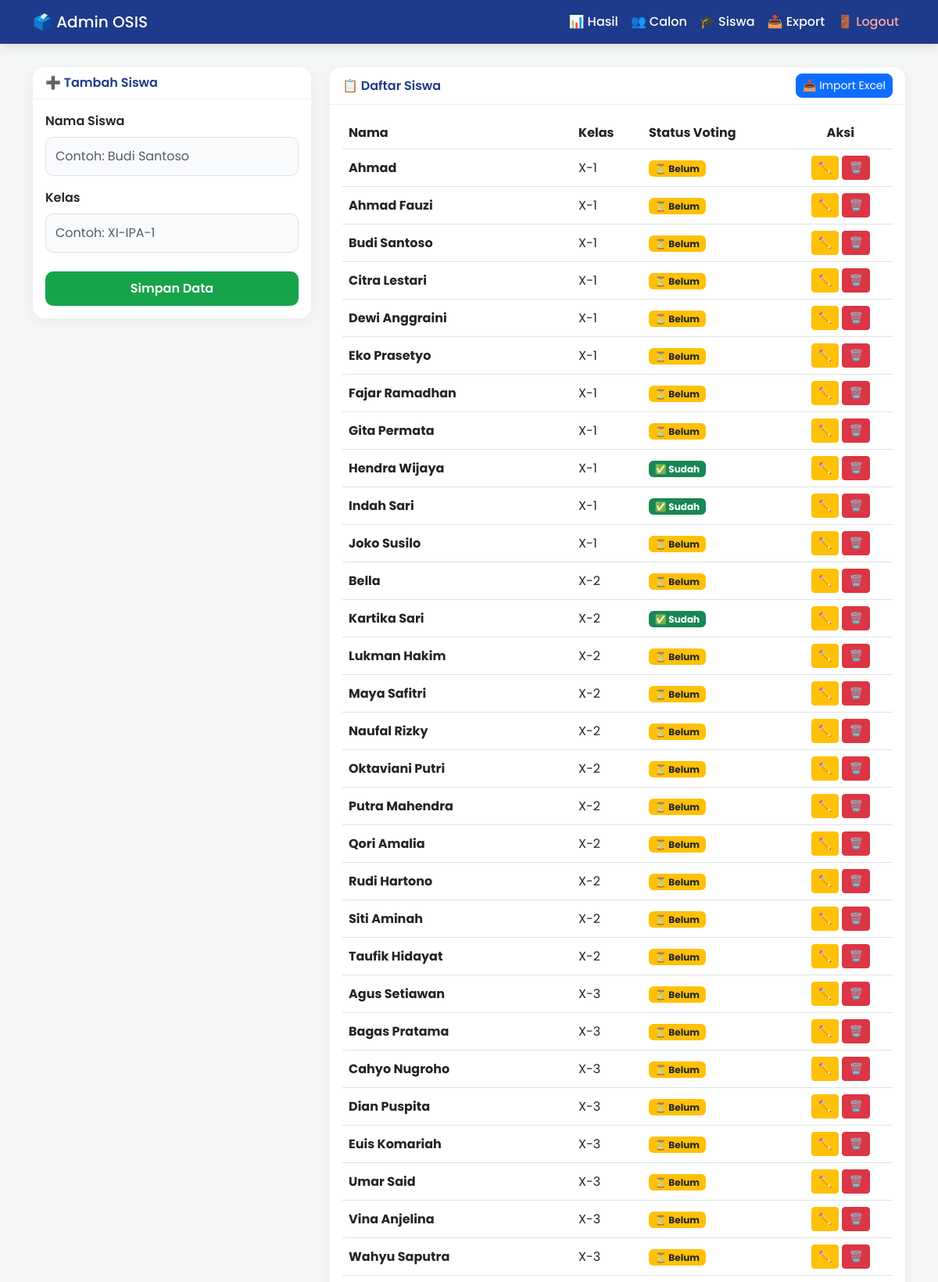
The app's page /admin/siswa.php (signed in, upper part) with its own data.
### tables this page shows
CREATE TABLE `siswa` (
  `id` int(11) NOT NULL,
  `nama` varchar(100) DEFAULT NULL,
  `kelas` varchar(50) DEFAULT NULL,
  `sudah_voting` tinyint(1) DEFAULT 0
);

### admin/siswa.php (the view, shortened to what this page needs)
<?php
require 'auth.php';
$edit = null;
$list = $conn->query("SELECT * FROM siswa ORDER BY kelas, nama");
?>
<!DOCTYPE html>
<html lang="id">
<head>
<link href="https://cdn.jsdelivr.net/npm/bootstrap@5.3.0/dist/css/bootstrap.min.css" rel="stylesheet">
</head>
<body>
<nav class="navbar navbar-expand-lg">
  <div class="container">
    <a class="navbar-brand" href="#">🗳️ Admin OSIS</a>
    <ul class="navbar-nav ms-auto">
      <li class="nav-item"><a class="nav-link" href="dashboard.php">📊 Hasil</a></li>
      <li class="nav-item"><a class="nav-link" href="calon.php">👥 Calon</a></li>
      <li class="nav-item"><a class="nav-link active" href="siswa.php">🎓 Siswa</a></li>
      <li class="nav-item"><a class="nav-link" href="export_excel.php">📥 Export</a></li>
      <li class="nav-item"><a class="nav-link" href="logout.php" style="color:#fca5a5 !important;">🚪 Logout</a></li>
    </ul>
  </div>
</nav>
<div class="container">
  <div class="row">
    <div class="col-lg-4 mb-4">
      <div class="card card-custom">
        <div class="card-header"><?= $edit ? '✏️ Edit Siswa' : '➕ Tambah Siswa' ?></div>
        <div class="card-body">
          <form method="POST">
            <div class="mb-3">
              <label class="form-label fw-semibold">Nama Siswa</label>
              <input name="nama" class="form-control" placeholder="Contoh: Budi Santoso" value="<?= htmlspecialchars($edit['nama'] ?? '') ?>" required>
            </div>
            <div class="mb-4">
              <label class="form-label fw-semibold">Kelas</label>
              <input name="kelas" class="form-control" placeholder="Contoh: XI-IPA-1" value="<?= htmlspecialchars($edit['kelas'] ?? '') ?>" required>
            </div>
            <button class="btn btn-save w-100"><?= $edit ? 'Update Data' : 'Simpan Data' ?></button>
          </form>
        </div>
      </div>
    </div>
    <div class="col-lg-8">
      <div class="card card-custom">
        <div class="card-header d-flex justify-content-between align-items-center">
            <span>📋 Daftar Siswa</span>
            <a href="import_siswa.php" class="btn btn-primary btn-sm" style="border-radius: 8px;">📥 Import Excel</a>
        </div>
        <div class="card-body table-responsive">
          <table class="table table-hover align-middle">
            <thead>
              <tr>
                <th>Nama</th>
                <th>Kelas</th>
                <th>Status Voting</th>
                <th class="text-center">Aksi</th>
              </tr>
            </thead>
            <tbody>
              <?php while ($s = $list->fetch_assoc()): ?>
              <tr>
                <td class="fw-bold"><?= htmlspecialchars($s['nama']) ?></td>
                <td><?= htmlspecialchars($s['kelas']) ?></td>
                <td><?= $s['sudah_voting'] ? '<span class="badge bg-success">✅ Sudah</span>' : '<span class="badge bg-warning text-dark">⏳ Belum</span>' ?></td>
                <td class="text-center">
                  <a href="?edit=<?= $s['id'] ?>" class="btn btn-sm btn-warning">✏️</a>
                  <a href="?hapus=<?= $s['id'] ?>" class="btn btn-sm btn-danger" onclick="return confirm('Hapus siswa ini? Suara juga terhapus.')">🗑️</a>
                </td>
              </tr>
              <?php endwhile; ?>
            </tbody>
          </table>
        </div>
      </div>
    </div>
  </div>
</div>
</body>
</html>

### admin/siswa.php (style rules this page uses)
body { font-family: 'Poppins', sans-serif; background: #f4f7f6; }
.navbar { background: #1e3a8a; box-shadow: 0 4px 12px rgba(0,0,0,0.1); margin-bottom: 30px; }
.navbar-brand, .nav-link { color: white !important; font-weight: 500; }
.card-custom { border: none; border-radius: 15px; box-shadow: 0 5px 20px rgba(0,0,0,0.05); }
.card-header { background: #fff; border-bottom: 1px solid #eee; border-radius: 15px 15px 0 0 !important; font-weight: 600; color: #1e3a8a; }
.form-control { border-radius: 10px; padding: 12px; background: #f8fafc; }
.btn-save { background: #16a34a; color: white; border-radius: 10px; font-weight: 600; padding: 10px 25px; border: none; }

### records on screen
siswa: nama "Ahmad", kelas "X-1", sudah_voting "⏳ Belum"
siswa: nama "Ahmad Fauzi", kelas "X-1", sudah_voting "⏳ Belum"
siswa: nama "Budi Santoso", kelas "X-1", sudah_voting "⏳ Belum"
siswa: nama "Citra Lestari", kelas "X-1", sudah_voting "⏳ Belum"
siswa: nama "Dewi Anggraini", kelas "X-1", sudah_voting "⏳ Belum"
siswa: nama "Eko Prasetyo", kelas "X-1", sudah_voting "⏳ Belum"
siswa: nama "Fajar Ramadhan", kelas "X-1", sudah_voting "⏳ Belum"
siswa: nama "Gita Permata", kelas "X-1", sudah_voting "⏳ Belum"
siswa: nama "Hendra Wijaya", kelas "X-1", sudah_voting "✅ Sudah"
siswa: nama "Indah Sari", kelas "X-1", sudah_voting "✅ Sudah"
siswa: nama "Joko Susilo", kelas "X-1", sudah_voting "⏳ Belum"
siswa: nama "Bella", kelas "X-2", sudah_voting "⏳ Belum"
siswa: nama "Kartika Sari", kelas "X-2", sudah_voting "✅ Sudah"
siswa: nama "Lukman Hakim", kelas "X-2", sudah_voting "⏳ Belum"
siswa: nama "Maya Safitri", kelas "X-2", sudah_voting "⏳ Belum"
siswa: nama "Naufal Rizky", kelas "X-2", sudah_voting "⏳ Belum"
siswa: nama "Oktaviani Putri", kelas "X-2", sudah_voting "⏳ Belum"
siswa: nama "Putra Mahendra", kelas "X-2", sudah_voting "⏳ Belum"
siswa: nama "Qori Amalia", kelas "X-2", sudah_voting "⏳ Belum"
siswa: nama "Rudi Hartono", kelas "X-2", sudah_voting "⏳ Belum"
siswa: nama "Siti Aminah", kelas "X-2", sudah_voting "⏳ Belum"
siswa: nama "Taufik Hidayat", kelas "X-2", sudah_voting "⏳ Belum"
siswa: nama "Agus Setiawan", kelas "X-3", sudah_voting "⏳ Belum"
siswa: nama "Bagas Pratama", kelas "X-3", sudah_voting "⏳ Belum"
siswa: nama "Cahyo Nugroho", kelas "X-3", sudah_voting "⏳ Belum"
siswa: nama "Dian Puspita", kelas "X-3", sudah_voting "⏳ Belum"
siswa: nama "Euis Komariah", kelas "X-3", sudah_voting "⏳ Belum"
siswa: nama "Umar Said", kelas "X-3", sudah_voting "⏳ Belum"
siswa: nama "Vina Anjelina", kelas "X-3", sudah_voting "⏳ Belum"
siswa: nama "Wahyu Saputra", kelas "X-3", sudah_voting "⏳ Belum"
